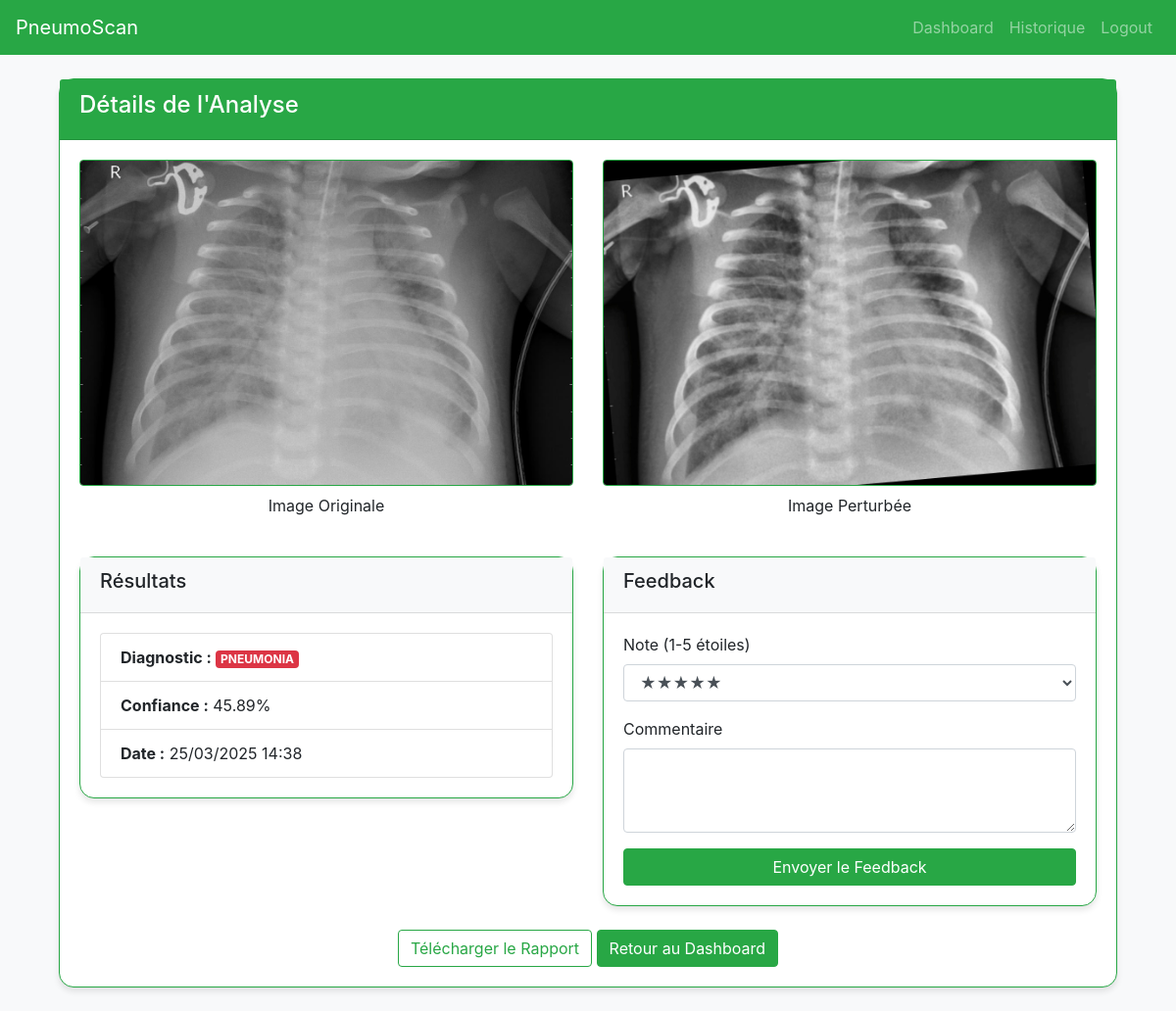
The page /analysis/10 (signed in) on the database its author committed.
### app.py (models this page shows)
class AnalysisHistory(db.Model):
    id = db.Column(db.Integer, primary_key=True)
    user_id = db.Column(db.Integer, db.ForeignKey('user.id'), nullable=False)
    filename = db.Column(db.String(200), nullable=False)
    result = db.Column(db.String(50), nullable=False)
    confidence = db.Column(db.Float, nullable=False)
    timestamp = db.Column(db.DateTime, default=datetime.utcnow)
    feedback = db.relationship('UserFeedback', backref='analysis', uselist=False)
    denoised=db.Column(db.Boolean, default=False)

### app.py (the view)
@app.route('/analysis/<int:analysis_id>')
@login_required
def analysis_details(analysis_id):
    analysis = AnalysisHistory.query.get_or_404(analysis_id)
    if analysis.user_id != current_user.id:
        abort(403)
    return render_template('analysis_details.html', analysis=analysis)

### app.py (called while the page is built)
@login_manager.user_loader
def load_user(user_id):
    return User.query.get(int(user_id))

### templates/analysis_details.html (shortened to what this page needs)
{% extends "base.html" %}
{% block content %}
    <div class="container">
        <div class="card border-success mb-4">
            <div class="card-header bg-success text-white">
                <h4>Détails de l'Analyse</h4>
            </div>
            <div class="card-body">
                <div class="row mb-4">
                    <div class="col-md-6">
                        <img src="{{ url_for('static', filename='uploads/' + analysis.filename) }}"
                             class="img-fluid rounded border border-success"
                             alt="Image Originale">
                        <p class="text-center mt-2">Image Originale</p>
                    </div>
                    <div class="col-md-6">
                        <img src="{{ url_for('static', filename='uploads/' + 'perturbed_' + analysis.filename) }}"
                             class="img-fluid rounded border border-success"
                             alt="Image Perturbée">
                        <p class="text-center mt-2">Image Perturbée</p>
                    </div>
                </div>
                <div class="row">
                    <div class="col-md-6">
                        <div class="card border-success">
                            <div class="card-header bg-light">
                                <h5>Résultats</h5>
                            </div>
                            <div class="card-body">
                                <ul class="list-group">
                                    <li class="list-group-item">
                                        <strong>Diagnostic :</strong>
                                        <span class="badge badge-{{ 'danger' if analysis.result == 'PNEUMONIA' else 'success' }}">
                                        {{ analysis.result }}
                                    </span>
                                    </li>
                                    <li class="list-group-item">
                                        <strong>Confiance :</strong>
                                        {{ "%.2f"|format(analysis.confidence * 100) }}%
                                    </li>
                                    <li class="list-group-item">
                                        <strong>Date :</strong>
                                        {{ analysis.timestamp.strftime('%d/%m/%Y %H:%M') }}
                                    </li>
                                </ul>
                            </div>
                        </div>
                    </div>
                    <div class="col-md-6">
                        <div class="card border-success">
                            <div class="card-header bg-light">
                                <h5>Feedback</h5>
                            </div>
                            <div class="card-body">
                                {% if analysis.feedback %}
                                    <div class="alert alert-info">
                                        <p><strong>Note :</strong> {{ analysis.feedback.rating }}/5</p>
                                        <p><strong>Commentaire :</strong> {{ analysis.feedback.comment }}</p>
                                    </div>
                                {% else %}
                                    <form method="POST" action="{{ url_for('submit_feedback') }}">
                                        <div class="form-group">
                                            <label>Note (1-5 étoiles)</label>
                                            <select class="form-control" name="rating" required>
                                                <option value="5">★★★★★</option>
                                            </select>
                                        </div>
                                        <div class="form-group">
                                            <label>Commentaire</label>
                                            <textarea class="form-control" name="comment" rows="3"></textarea>
                                        </div>
                                        <button type="submit" class="btn btn-success btn-block">
                                            Envoyer le Feedback
                                        </button>
                                    </form>
                                {% endif %}
                            </div>
                        </div>
                    </div>
                </div>
                <div class="text-center mt-4">
                    <a href="{{ url_for('export_report', analysis_id=analysis.id) }}"
                       class="btn btn-outline-success">
                         Télécharger le Rapport
                    </a>
                    <a href="{{ url_for('dashboard') }}" class="btn btn-success">
                        Retour au Dashboard
                    </a>
                </div>
            </div>
        </div>
    </div>
{% endblock %}

### static/css/style.css (style rules this page uses)
body { background-color: #f8f9fa; }
.card { border-radius: 15px; box-shadow: 0 4px 6px rgba(0, 0, 0, 0.1); }

### rows shown on the page
AnalysisHistory: filename (picture), result "PNEUMONIA", analysis.confidence*100 "45.89", timestamp "25/03/2025 14:38"
